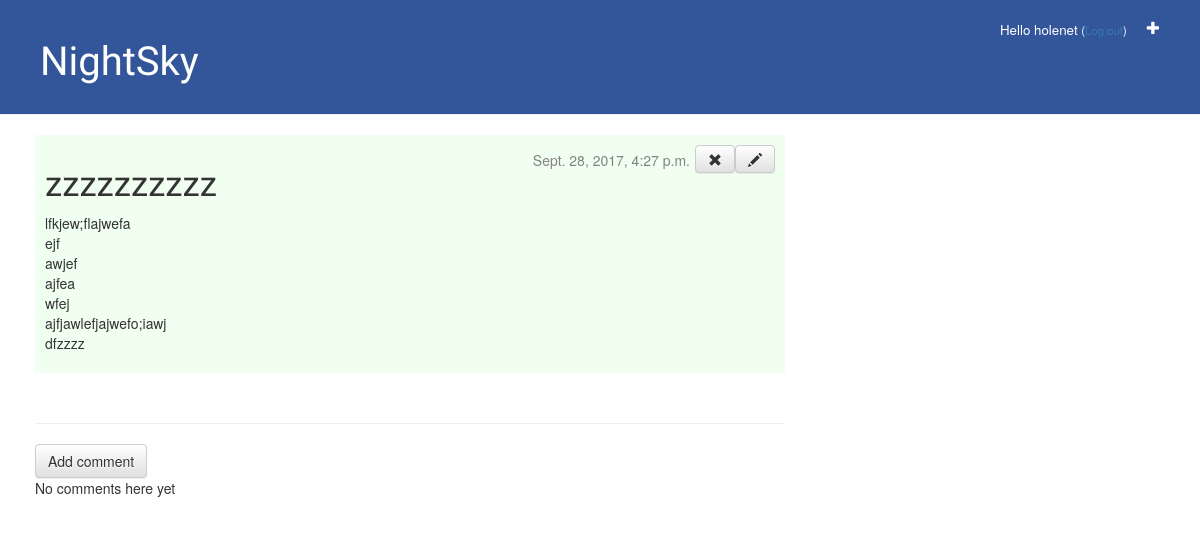
The app's page /cloud/post/1/ (signed in), older data.
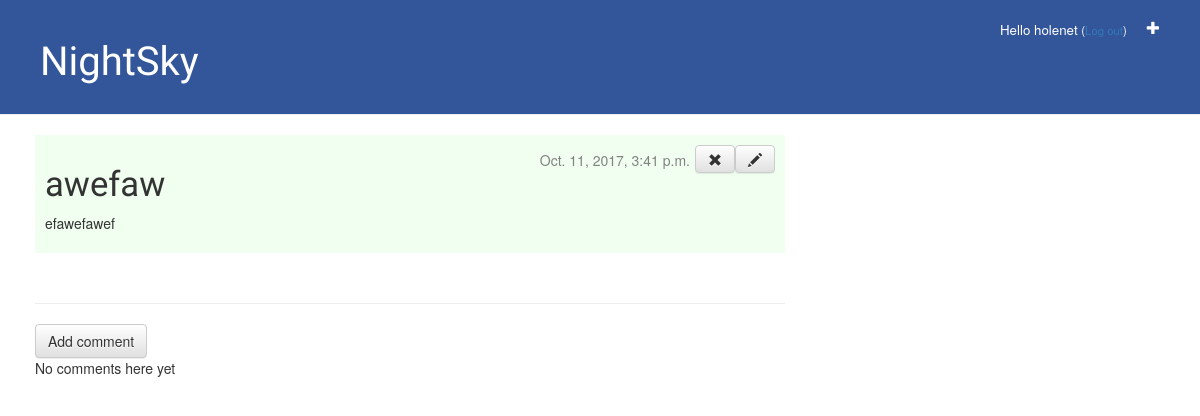
The same page, newer data.
### cloud/models.py (models this page shows, shortened)
class Post(models.Model):
    author = models.ForeignKey('auth.User')
    title = models.CharField(max_length=200)
    text = models.TextField()
    published_date = models.DateTimeField(default=timezone.now)

### cloud/views.py (the view)
# urls.py: url(r'^post/(?P<post_id>[0-9]+)/$', views.post_detail, name='post_detail'),
@login_required
def post_detail(request, post_id):
    post = get_object_or_404(Post, pk=post_id)
    if 'JSON' in request.GET:
        data = dict(
            title=post.title,
            author=str(post.author),
        )
        return JsonResponse(data, safe=False)
    else:
        return render(request, 'cloud/post_detail.html', {'post': post})

### templates/cloud/post_detail.html (shortened to what this page needs)
{% extends 'cloud/base.html' %}
{% block content %}
	<div class="post">
		{% if user.is_authenticated %}
			<a class="btn btn-default" style="float: right" href="{% url 'cloud:post_edit' post_id=post.pk %}"><span class="glyphicon glyphicon-pencil"></span></a>
			<a class="btn btn-default" style="float: right" href="{% url 'cloud:post_delete' post_id=post.pk %}"><span class="glyphicon glyphicon-remove"></span></a>
		{% endif %}
		{% if post.published_date %}
			<div class="date">
				{{ post.published_date }}
			</div>
		{% endif %}
		<h1>{{ post.title }}</h1>
		<p>{{ post.text|linebreaksbr }}</p>
	</div>
	<hr>
	<a class="btn btn-default" href="{% url 'cloud:add_comment_to_post' post_id=post.pk %}">Add comment</a>
	{% for comment in post.comments.all %}
		<div class="comment">
			<div class="date">
				{{ comment.created_date }}
				<a class="btn btn-default" href="{% url 'cloud:comment_delete' comment_id=comment.pk %}"><span class="glyphicon glyphicon-remove"></span></a>
			</div>
			<strong>{{ comment.author }}</strong>
			<p>{{ comment.text }}</p>
		</div>
	{% empty %}
		<p>No comments here yet</p>
	{% endfor %}
{% endblock %}

### templates/cloud/base.html (shortened to what this page needs)
{% load staticfiles %}
<html>
	<head>
		<link rel="stylesheet" href="//maxcdn.bootstrapcdn.com/bootstrap/3.2.0/css/bootstrap.min.css">
		<link rel="stylesheet" href="//maxcdn.bootstrapcdn.com/bootstrap/3.2.0/css/bootstrap-theme.min.css">
		<link rel="stylesheet" href="{% static 'style/style.css' %}">
	</head>
	<body>
		<div class="page-header">
			{% if user.is_authenticated %}
				<a href="{% url 'cloud:post_new' %}" class="top-menu"><span class="glyphicon glyphicon-plus"></span></a>
				<p class="top-menu">Hello {{ user.username }} <small>(<a href="{% url 'logout' %}">Log out</a>)</small></p>
			{% else %}
				<a href="{% url 'login' %}" class="top-menu"><span class="glyphicon glyphicon-lock"></span></a>
			{% endif %}
			<h1><a href="{% url 'cloud:post_list' %}">NightSky</a></h1>
		</div>
		<div class="content container">
			<div class="row">
				<div class="col-md-8">
				{% block content %}
				{% endblock %}
				</div>
			</div>
		</div>
	</body>
</html>

### cloud/static/style/style.css (style rules this page uses)
.page-header { background-color: #335599; margin-top: 0; padding: 20px 20px 20px 40px; }
.page-header h1, .page-header h1 a, .page-header h1 a:visited, .page-header h1 a:active { color: #ffffff; font-size: 30pt; text-decoration: none; }
.content { margin-left: 20px; }
h1 { font-size: 26pt; }
h1, h2, h3, h4 { font-family: 'Lobster', cursive; }
.date { color: #828282; float: right; padding: 5px; }
.top-menu, .top-menu:hover, .top-menu:visited { color: #ffffff; float: right; font-size: 10pt; margin-right: 20px; }
.post { background-color: honeydew; padding: 10px; margin-bottom: 50px; }

Row changes from the older to the newer data that the page shows:
changed Post: published_date "Sept. 28, 2017, 4:27 p.m." → "Oct. 11, 2017, 3:41 p.m."; title "zzzzzzzzzz" → "awefaw"; text "lfkjew;flajwefa ejf awjef ajfea wfej ajfjawlefjajwefo;iawj dfzzzz" → "efawefawef"
